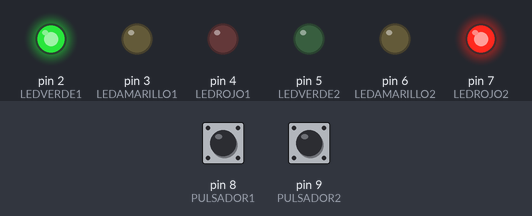
A sketch run on a simulated Arduino Uno, built with avr-gcc and run on an emulated ATmega328P. Parts: output pins drawn as LEDs (lit = HIGH). The inputs (shaded band) are chosen by the test bench; at power-on: pin 9 (PULSADOR2) LOW, pin 8 (PULSADOR1) LOW.

Above: at 1.2 s.
1.3 s: pin 9 (PULSADOR2) pulled HIGH for 0.15 s
At 6.9 s:
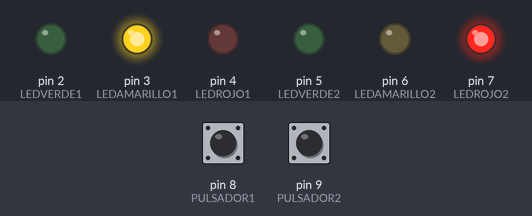
At 8.1 s:
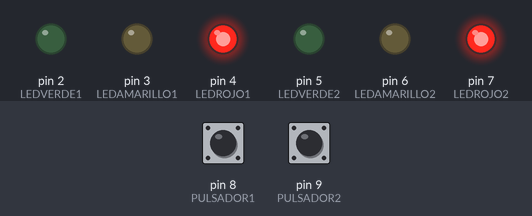
Timing chart, 0 to 10.8 s (numbered marks = the images above; inputs shaded):
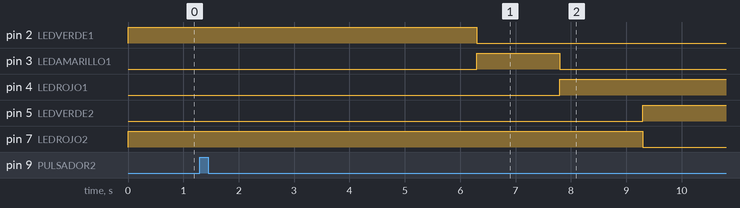

The sketch:

sketch_jun22a.ino
```cpp
// Pines utilizados
#define LEDVERDE1 2
#define LEDAMARILLO1 3
#define LEDROJO1 4
#define LEDVERDE2 5
#define LEDAMARILLO2 6
#define LEDROJO2 7
#define PULSADOR1 8
#define PULSADOR2 9
 
// Variables
bool activo1 = true; // Indica si el semáforo 1 está activo, de lo contrario será el semáforo 2
int tiempoCambio = 1500; // Tiempo de espera entre transición de LEDs
int tiempoEspera = 5000; // Tiempo de espera hasta comenzar transición
 
void setup() {
  // Iniciamos el monitor serie
  Serial.begin(9600);
 
  // Modo entrada/salida de los pines
  pinMode(LEDVERDE1, OUTPUT);
  pinMode(LEDAMARILLO1, OUTPUT);
  pinMode(LEDROJO1, OUTPUT);
  pinMode(LEDVERDE2, OUTPUT);
  pinMode(LEDAMARILLO2, OUTPUT);
  pinMode(LEDROJO2, OUTPUT);
  pinMode(PULSADOR1, INPUT);
  pinMode(PULSADOR2, INPUT);
 
  // Apagamos todos los LEDs
  digitalWrite(LEDVERDE1, LOW);
  digitalWrite(LEDAMARILLO1, LOW);
  digitalWrite(LEDROJO1, LOW);
  digitalWrite(LEDVERDE2, LOW);
  digitalWrite(LEDAMARILLO2, LOW);
  digitalWrite(LEDROJO2, LOW);
 
  // Estado inicial: semáforo 1 abierto, semáforo 2 cerrado
  digitalWrite(LEDVERDE1, HIGH);
  digitalWrite(LEDROJO2, HIGH);
}
 
void loop() {
  // Dependiendo del semáforo que tengamos activo
  if (activo1)
  {
    // Está encendido el semáforo 1, comprobamos el pulsador 2
    int valor2 = digitalRead(PULSADOR2);
 
    // Si hay un coche esperando, pulsador pulsado
    if (valor2 == HIGH)
    {
      // Encender semáforo 2
      encenderSemaforo2();
 
      // Semáforo 2 activo
      activo1 = false;
    }
  }
  else
  {
    // Está encendido el semáforo 1, comprobamos el pulsador 1
    int valor1 = digitalRead(PULSADOR1);
 
    // Si hay un coche esperando, pulsador pulsado
    if (valor1 == HIGH)
    {
      // Encender semáforo 1
      encenderSemaforo1();
 
      // Semáforo 1 activo
      activo1 = true;
    }
  }
}
 
void encenderSemaforo2()
{
  // Apagamos semáforo 1
  // Esperamos
  delay(tiempoEspera);
 
  // Pasamos a luz amarilla
  digitalWrite(LEDVERDE1,LOW);
  digitalWrite(LEDAMARILLO1,HIGH);
 
  // Esperamos
  delay(tiempoCambio);
 
  // Pasamos a luz roja
  digitalWrite(LEDAMARILLO1,LOW);
  digitalWrite(LEDROJO1,HIGH);
 
  // Encendemos semáforo 2
  // Esperamos
  delay(tiempoCambio);
 
  // Pasamos a luz amarilla
  digitalWrite(LEDROJO2,LOW);
  digitalWrite(LEDVERDE2,HIGH);
}
 
void encenderSemaforo1()
{
  // Apagamos semáforo 2
  // Esperamos
  delay(tiempoEspera);
 
  // Pasamos a luz amarilla
  digitalWrite(LEDVERDE2,LOW);
  digitalWrite(LEDAMARILLO2,HIGH);
 
  // Esperamos
  delay(tiempoCambio);
 
  // Pasamos a luz roja
  digitalWrite(LEDAMARILLO2,LOW);
  digitalWrite(LEDROJO2,HIGH);
 
  // Encendemos semáforo 1
  // Esperamos
  delay(tiempoCambio);
 
  // Pasamos a luz amarilla
  digitalWrite(LEDROJO1,LOW);
  digitalWrite(LEDVERDE1,HIGH);
}
```

Measured:
- after the input at 1.3 s, pin 2 (LEDVERDE1): HIGH → LOW after 5.0 s; pin 3 (LEDAMARILLO1): LOW → HIGH after 5.0 s, → LOW 1.5 s later; pin 4 (LEDROJO1): LOW → HIGH after 6.5 s; pin 5 (LEDVERDE2): LOW → HIGH after 8.0 s; pin 7 (LEDROJO2): HIGH → LOW after 8.0 s
